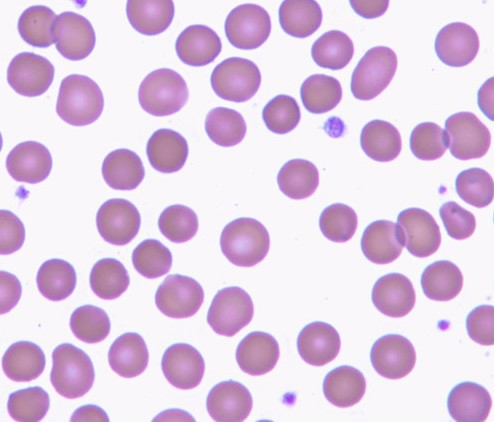
#> input picture COMP9517/assessment/asmt1/images/c1.jpg, 494 x 422 px
$ jupyter execute assignment1.ipynb
#> lines starting #> are read from the running program, lines starting #| are printed output that depends on the picture; after the words box and inside, x2 and y2 are one past the last pixel; in counts of white or black regions, pixels touching at a corner belong together
# Assignment 1: Specification

### Task 1: Otus and HSV Threshoulding

#### import and tool function

[cell 1]
import numpy as np
import cv2
import matplotlib.pyplot as plt
import collections
from matplotlib.pyplot import MultipleLocator

#### Otus Thresholding

[cell 2]
def otus_threasholding(img):
    '''
    img: images input
    '''
    # Compute the shape of the image and set threshold to default value
    row = img.shape[0] # 248
    coloum = img.shape[1] # 248
    # set threshold and max_var to its default value
    threshold = 0
    max_var = 0
    # Step through all possible thresholds
    for i in range(255):
        '''
        Set up w0 and u0
        '''
        n0 = img[np.where(img >= i)]  # the number of pixels that is larger or equal than threshold
        w0 = len(n0) / (row * coloum)  # the problitity of forground(\omega_0)
        m0 = np.mean(n0) # mean value

        n1 = img[np.where(img < i)]
        w1 = len(n1) / (row * coloum) # problitity
        m1 = np.mean(n1) # mean value
        # global mean
        ug = w0 * m0 + w1 * m1
        # Count the total vatiencve
        var = w0 * pow((m0 - ug), 2) + w1 * pow((m1 - ug), 2)
        # find the maximum var
        if var > max_var:
            max_var = var
            threshold = i
    # Set background to 0 and cell to 255
    for i in range(row):
        for j in range(coloum):
            if img[i][j] > threshold:
                img[i][j] = 0
            else:
                img[i][j] = 255
    return img, threshold

[cell 3]
# read images
img = cv2.imread('images/c1.jpg')
#> img is the input picture: shape (422, 494, 3); mean B, G, R 226.3, 202.5, 223.4
gary = cv2.cvtColor(img, cv2.COLOR_BGR2GRAY)
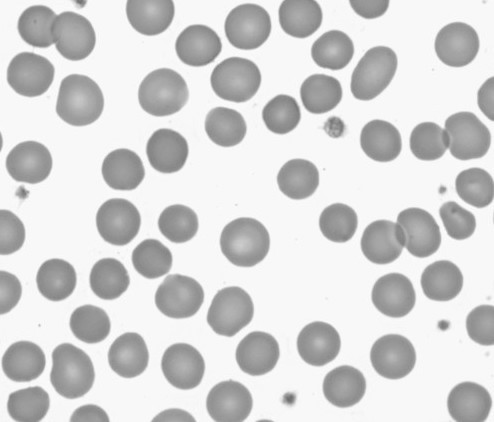
#> gary: shape (422, 494); min 109, max 255, mean 211.5
result, threshold = otus_threasholding(gary)
#> the loop in otus_threasholding, `for i in range(255):` made 255 passes
#> (w0, m0, w1, m1, ug, var, max_var) on passes 111, 114, 115, 116, 117, 118, 119, 120, 121, 122, 123, 124: (1, 211.5, 4.8e-06, 109, 211.5, 0.0504, 0.0504), (1, 211.5, 9.59e-06, 110.5, 211.5, 0.0978, 0.0978), (1, 211.5, 2.88e-05, 112.2, 211.5, 0.284, 0.284), (1, 211.5, 4.8e-05, 112.9, 211.5, 0.466, 0.466), (1, 211.5, 5.76e-05, 113.2, 211.5, 0.555, 0.555), (1, 211.5, 8.15e-05, 114.1, 211.5, 0.774, 0.774), (1, 211.5, 9.59e-05, 114.5, 211.5, 0.902, 0.902), (1, 211.5, 0.000115, 115.1, 211.5, 1.07, 1.07), (1, 211.5, 0.00013, 115.5, 211.5, 1.19, 1.19), (1, 211.5, 0.000144, 116, 211.5, 1.31, 1.31), (1, 211.5, 0.000163, 116.6, 211.5, 1.47, 1.47), (1, 211.5, 0.000177, 117, 211.5, 1.58, 1.58)
#> (w0, m0, w1, m1, ug, var) on passes 1 to 6: (1, 211.5, 0, nan, nan, nan), (1, 211.5, 0, nan, nan, nan), (1, 211.5, 0, nan, nan, nan), (1, 211.5, 0, nan, nan, nan), (1, 211.5, 0, nan, nan, nan), (1, 211.5, 0, nan, nan, nan)
#> after the loop in otus_threasholding, `for i in range(255):`: max_var = 1917.6; threshold = 202
#> after the loop in otus_threasholding, `for i in range(row):`:
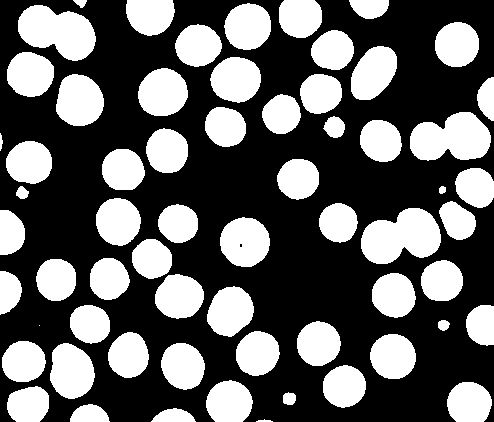
#> img: shape (422, 494); 38.6% white; 63 white regions (1 under 20 px), largest, box (x1, y1, x2, y2) and area: (361, 208, 441, 264) 3154, (18, 5, 96, 61) 2956, (410, 112, 491, 161) 2918
#> threshold = 202
# plot the images
plt.imshow(result, cmap='gray', vmin=0, vmax=255)
cv2.imwrite('images/c1_otsu.jpg', result)
print("Current threshold is ", threshold)
#| Current threshold is  202

[cell 4]
# read images
img = cv2.imread('images/c2.jpg')
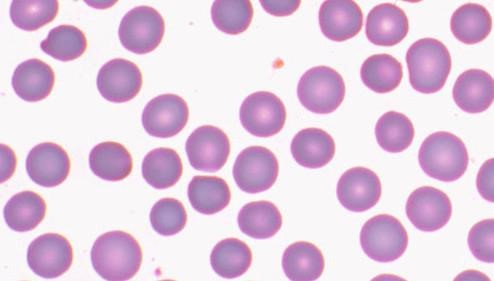
#> input picture COMP9517/assessment/asmt1/images/c2.jpg, 494 x 281 px
#> img is the input picture: shape (281, 494, 3); mean B, G, R 222.7, 200.8, 224.8
gary = cv2.cvtColor(img, cv2.COLOR_BGR2GRAY)
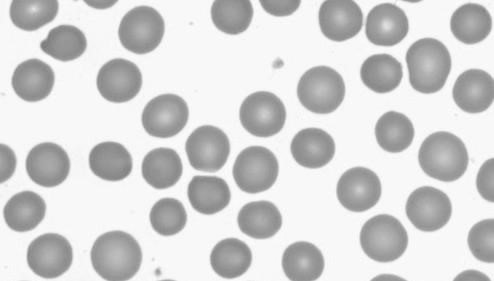
#> gary: shape (281, 494); min 121, max 255, mean 210.6
result, threshold = otus_threasholding(gary)
#> after the loop in otus_threasholding (call 2), `for i in range(row):`: img: shape (281, 494); 39.8% white; 45 white regions (1 under 20 px), largest, box (x1, y1, x2, y2) and area: (91, 231, 142, 281) 2069, (406, 38, 451, 94) 2004, (418, 131, 469, 182) 1967
# plot the images
plt.imshow(result, cmap='gray', vmin=0, vmax=255)
cv2.imwrite('images/c2_otsu.jpg', result)
print("Current threshold is ", threshold)
#| Current threshold is  202

[cell 5]
# read images
img = cv2.imread('images/c3.jpg')
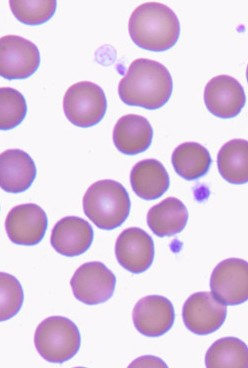
#> input picture COMP9517/assessment/asmt1/images/c3.jpg, 248 x 368 px
#> img is the input picture: shape (368, 248, 3); mean B, G, R 226.8, 203, 223.1
gary = cv2.cvtColor(img, cv2.COLOR_BGR2GRAY)
#> gary: shape (368, 248)
result, threshold = otus_threasholding(gary)
#> after the loop in otus_threasholding (call 3), `for i in range(row):`:
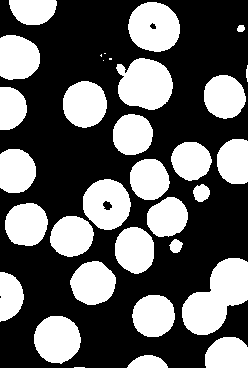
#> img: shape (368, 248); 38.6% white; 33 white regions (5 under 20 px), largest, box (x1, y1, x2, y2) and area: (182, 258, 248, 335) 3046, (116, 58, 173, 110) 2241, (128, 2, 180, 52) 2017
# plot the images
plt.imshow(result, cmap='gray', vmin=0, vmax=255)
cv2.imwrite('images/c3_otsu.jpg', result)
print("Current threshold is ", threshold)
#| Current threshold is  202

[cell 6]
# read images
img = cv2.imread('images/c4.jpg')
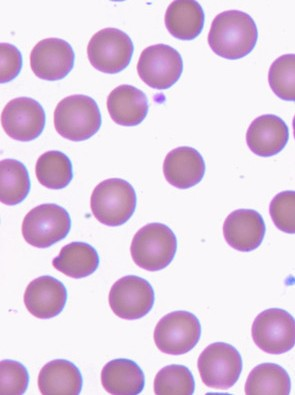
#> input picture COMP9517/assessment/asmt1/images/c4.jpg, 295 x 395 px
#> img is the input picture: shape (395, 295, 3); mean B, G, R 226.5, 204.5, 224.6
gary = cv2.cvtColor(img, cv2.COLOR_BGR2GRAY)
#> gary: shape (395, 295)
result, threshold = otus_threasholding(gary)
#> after the loop in otus_threasholding (call 4), `for i in range(row):`:
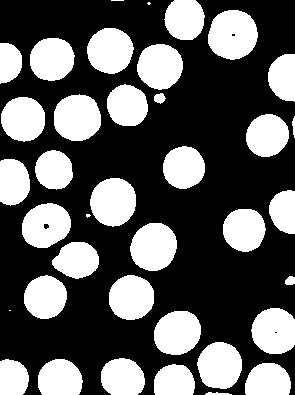
#> img: shape (395, 295); 36.9% white; 38 white regions (4 under 20 px), largest, box (x1, y1, x2, y2) and area: (208, 10, 258, 60) 1947, (54, 94, 101, 141) 1770, (130, 223, 177, 271) 1765
# plot the images
plt.imshow(result, cmap='gray', vmin=0, vmax=255)
cv2.imwrite('images/c4_otsu.jpg', result)
print("Current threshold is ", threshold)
#| Current threshold is  202

#### HSV method

[cell 7]
def nothing(x):
    pass


def hsv_threshold(img):
    '''
    Create Tracker Bar in order to find the appropriate value for sMax and Smin
    '''
    cv2.namedWindow('Tracking')
    cv2.createTrackbar('threshold', 'Tracking', 32, 255, nothing)

    quit = False
    while not quit:
        # obtain the size of img
        row = img.shape[0] # 248
        coloum = img.shape[1] # 248
        # convert img to HSV
        hsv = cv2.cvtColor(img, cv2.COLOR_BGR2HSV)
#> hsv: shape (422, 494, 3); mean H, S, V 136.3, 33.3, 228.3
        # define range of  solor in HSV
        H, S, V = cv2.split(hsv)
        # obtain value from Trackerbar(Max value S and Min value S as threshold)
        threshold = cv2.getTrackbarPos('threshold', 'Tracking')

        # when upper than threshold Smax or lower than threshold Smin
        # set its value to 0 as background
        # or if the pixel is in range(Smin, Smax)
        # set its value to 255 as cells
        for i in range(row):
            for j in range(coloum):
                if S[i, j] < threshold:
                    hsv[i, j] = 0
                else:
                    hsv[i, j] = 255
#> hsv: shape (422, 494, 3); mean H, S, V 104.7, 104.7, 104.7

        # show the hsv after 1 ms
        # that can show the slight changes as pull the bar
        cv2.imshow('hsv', hsv)
        key = cv2.waitKey(1)
#> (key q is pressed here)
        # if quit just press 'q'
        if key == ord('q'):
            print("q pressed")
            print("current threshold is", threshold)
            quit = True
    return hsv

[cell 8]
# read images
img = cv2.imread('images/c1.jpg')
hsv_result = hsv_threshold(img)
plt.imshow(hsv_result, cmap='gray')
cv2.destroyAllWindows()

[cell 9]
# read images
img = cv2.imread('images/c2.jpg')
hsv = hsv_threshold(img)
#> in hsv_threshold (call 2), `hsv = cv2.cvtColor(img, cv2.COLOR_BGR2HSV)`: hsv: shape (281, 494, 3); mean H, S, V 139.2, 34.1, 227.1
#> after the loop in hsv_threshold (call 2), `for i in range(row):`: hsv: shape (281, 494, 3); mean H, S, V 110.1, 110.1, 110.1
#> (key Esc is pressed here)
plt.imshow(hsv_result, cmap='gray')
cv2.destroyAllWindows()

[cell 10]
# read images
img = cv2.imread('images/c3.jpg')
hsv = hsv_threshold(img)
#> in hsv_threshold (call 3), `hsv = cv2.cvtColor(img, cv2.COLOR_BGR2HSV)`: hsv: shape (368, 248, 3); mean H, S, V 136.1, 33.2, 228.8
#> in hsv_threshold (call 3), `H, S, V = cv2.split(hsv)`:
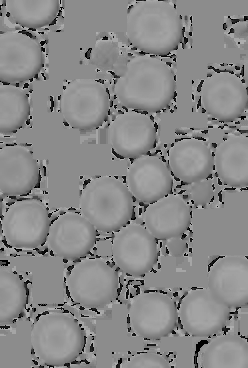
#> H: shape (368, 248); min 0, max 177, mean 136.1
#> in hsv_threshold (call 3), `H, S, V = cv2.split(hsv)`:
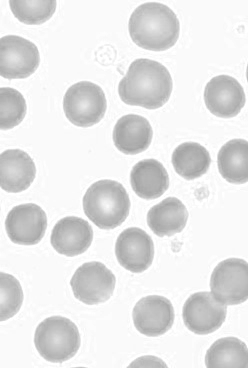
#> V: shape (368, 248); min 156, max 255, mean 228.8
#> after the loop in hsv_threshold (call 3), `for i in range(row):`: hsv: shape (368, 248, 3); mean H, S, V 106, 106, 106
